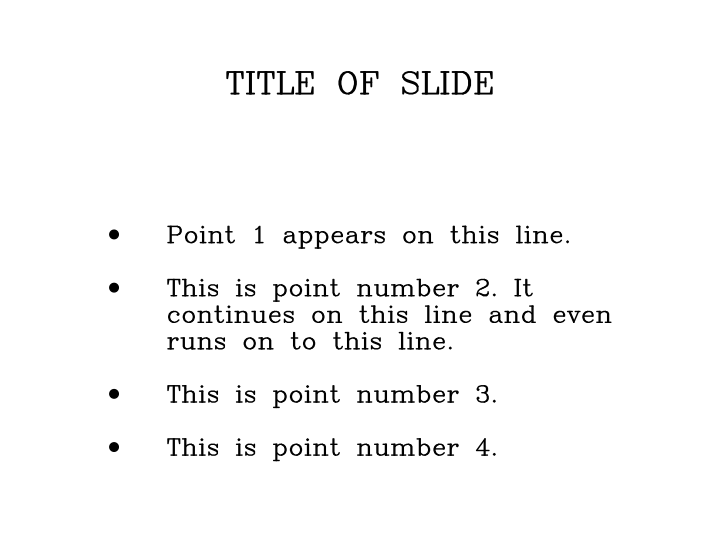

Reproduce this figure in gnuplot.
;-------------------------->>> Begin <<<-------------------------------
;
;                     PLT File Name: bullets.plt
;
;        (Example of a plt file to make a slide with 'bullets'.)
;
;         Name:    W.J. Kelly           Date: 15-Feb-89
;
;-------------->>>  Description of Frame and Axes  <<<-----------------
;
xllc = 1.5
yllc = 1.5
stdfnt cmprom
lablwt  = 0.0
annlwt  = 0.0
axlwt   = 0.0
symsiz = 0.5
header  = NO
;--------------------->>>  Title of Slide  <<<--------------------------
;
mhalign = CENTER  : msgsiz  =  2.0   : mxllc   =  3.5  : myllc   = 5.2
"TITLE OF SLIDE"
plot
;---------------------------------------------------
;              >>>  Text. <<<
;
mhalign = left    : msgsiz  =  1.5   : mxllc   =  0.0  : myllc   = 3.5
mvkey   = 0.5
"
|11|   Point 1 appears on this line.

|11|   This is point number 2. It
|31|   continues on this line and even
|31|   runs on to this line.

|11|   This is point number 3.

|11|   This is point number 4.
"
plot
finish
;----------------------- End -----------------------
